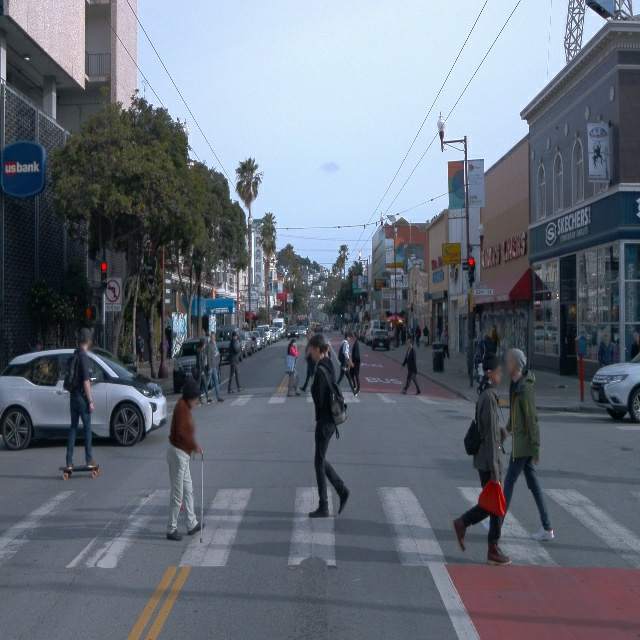
#> input picture 01_ObjectDetection/test_video/frame_71.png, 640 x 640 px
$ python ImageObjectDetection.py
#> lines starting #> are read from the running program, lines starting #| are printed output that depends on the picture; after the words box and inside, x2 and y2 are one past the last pixel; in counts of white or black regions, pixels touching at a corner belong together
import cv2

# Load the pre-trained classifiers for car and person detection
car_classifier = cv2.CascadeClassifier('models/haarcascade_car.xml')
person_classifier = cv2.CascadeClassifier('models/haarcascade_fullbody.xml')

# Read the image
image = cv2.imread('test_video/frame_71.png')
#> image is the input picture: shape (640, 640, 3); mean B, G, R 121.6, 110.4, 102.7

# Convert the image to grayscale
gray = cv2.cvtColor(image, cv2.COLOR_BGR2GRAY)
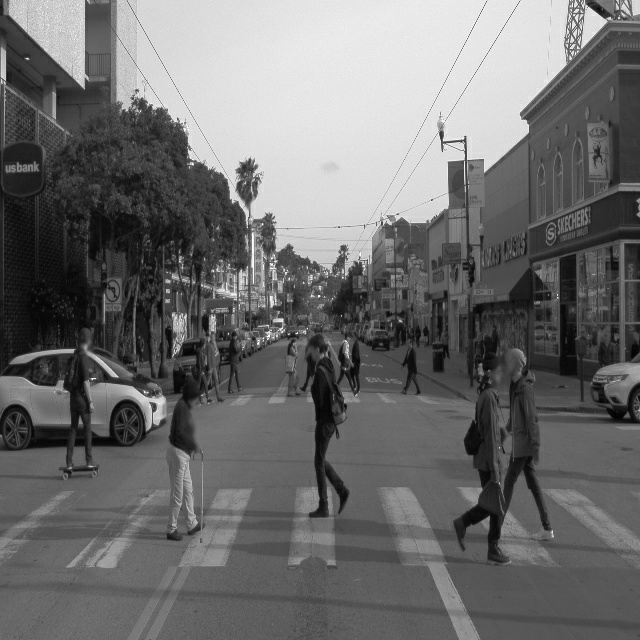
#> gray: shape (640, 640); min 1, max 254, mean 109.4

# Detect cars in the image
cars = car_classifier.detectMultiScale(gray, scaleFactor=1.1, minNeighbors=5)
#> cars = ()

# Detect persons in the image
persons = person_classifier.detectMultiScale(gray, scaleFactor=1.1, minNeighbors=5)
#> persons = [[269, 271, 112, 223]]

# Draw rectangles around the detected cars
for (x, y, w, h) in cars:
    cv2.rectangle(image, (x, y), (x + w, y + h), (0, 255, 0), 2)
#> this loop made 0 passes

# Draw rectangles around the detected persons
for (x, y, w, h) in persons:
    cv2.rectangle(image, (x, y), (x + w, y + h), (255, 0, 0), 2)
#> this loop made 1 pass
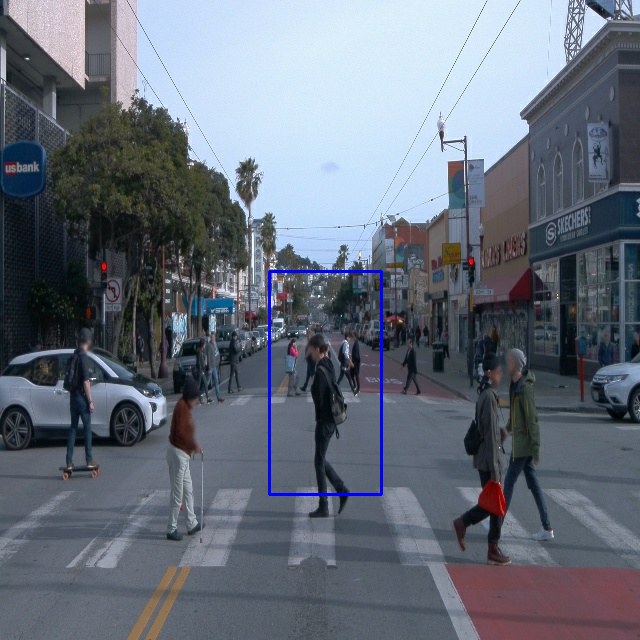
#> image: shape (640, 640, 3); 0.49% of pixels changed, all inside (x1, y1, x2, y2) = (268, 270, 383, 496)

# Display the image with detections
cv2.imshow('Object Detection', image)
cv2.waitKey(0)
cv2.destroyAllWindows()

$ run again, with 01_ObjectDetection/test_video/frame_0.png copied over 01_ObjectDetection/test_video/frame_71.png
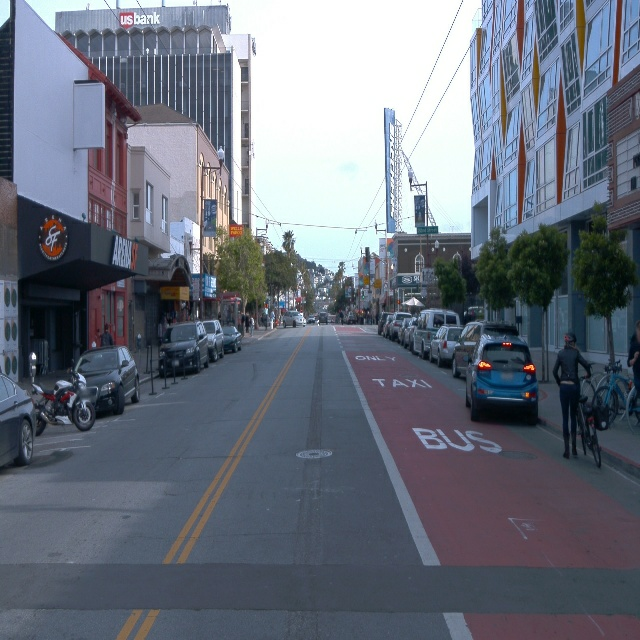
#> input picture 01_ObjectDetection/test_video/frame_0.png, 640 x 640 px
#> image is the input picture: shape (640, 640, 3); mean B, G, R 123.9, 111.8, 105.1
#> `gray = cv2.cvtColor(image, cv2.COLOR_BGR2GRAY)`:
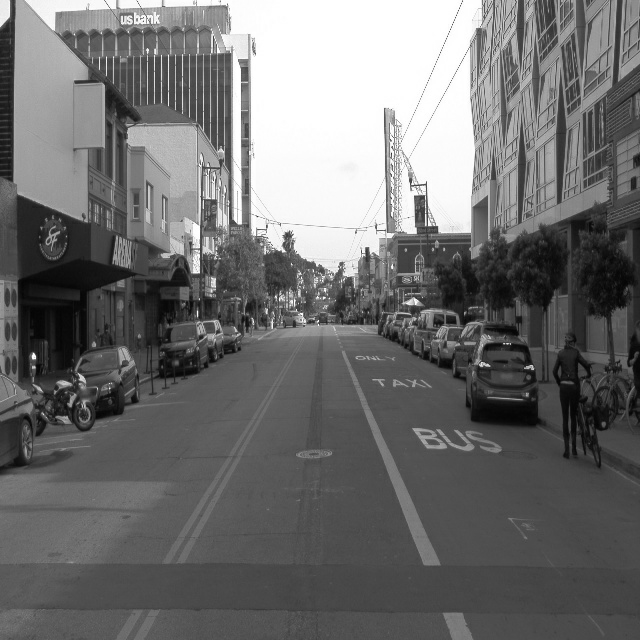
#> gray: shape (640, 640); min 3, max 255, mean 111.1
#> cars = ()

$ run again, with 01_ObjectDetection/test_video/frame_10.png copied over 01_ObjectDetection/test_video/frame_71.png
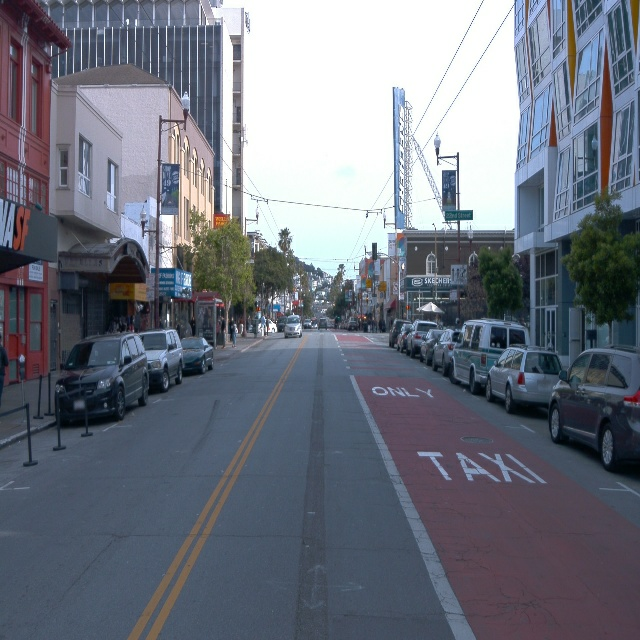
#> input picture 01_ObjectDetection/test_video/frame_10.png, 640 x 640 px
#> image is the input picture: shape (640, 640, 3); mean B, G, R 126.1, 114.8, 109.7
#> `gray = cv2.cvtColor(image, cv2.COLOR_BGR2GRAY)`:
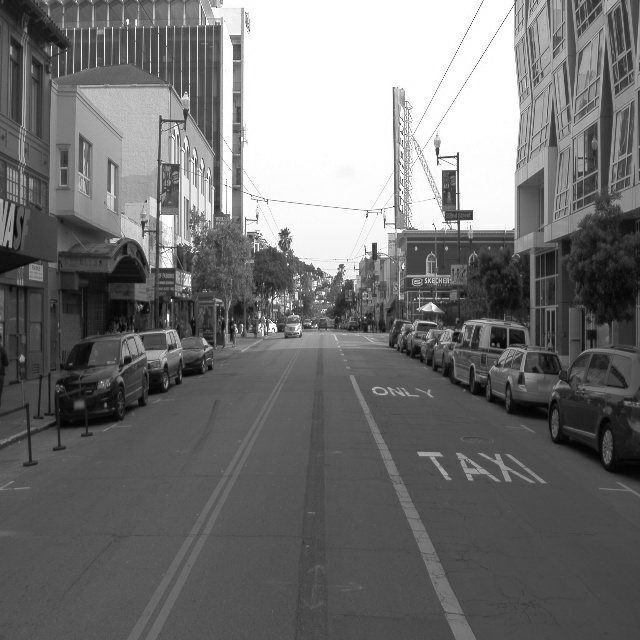
#> gray: shape (640, 640); min 2, max 255, mean 114.6
#> cars = ()
#> persons = [[553, 45, 32, 63]]
#> the loop `for (x, y, w, h) in persons:` made 1 pass
#> after the loop `for (x, y, w, h) in persons:`:
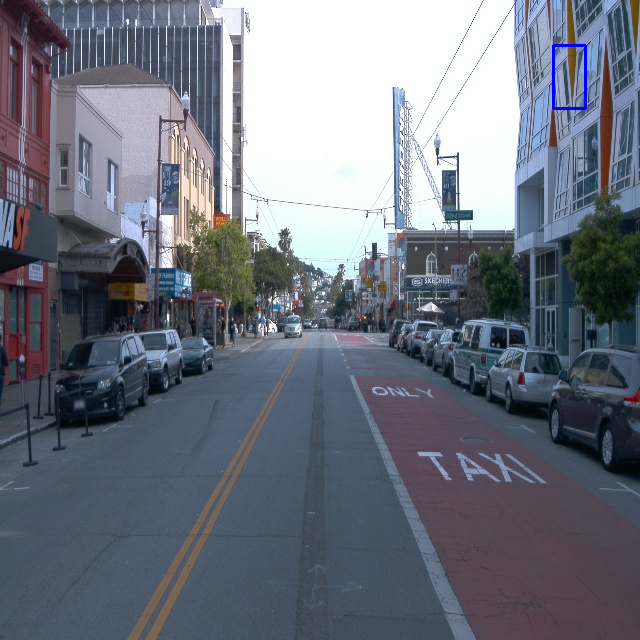
#> image: shape (640, 640, 3); 0.14% of pixels changed, all inside (x1, y1, x2, y2) = (552, 44, 587, 110)
